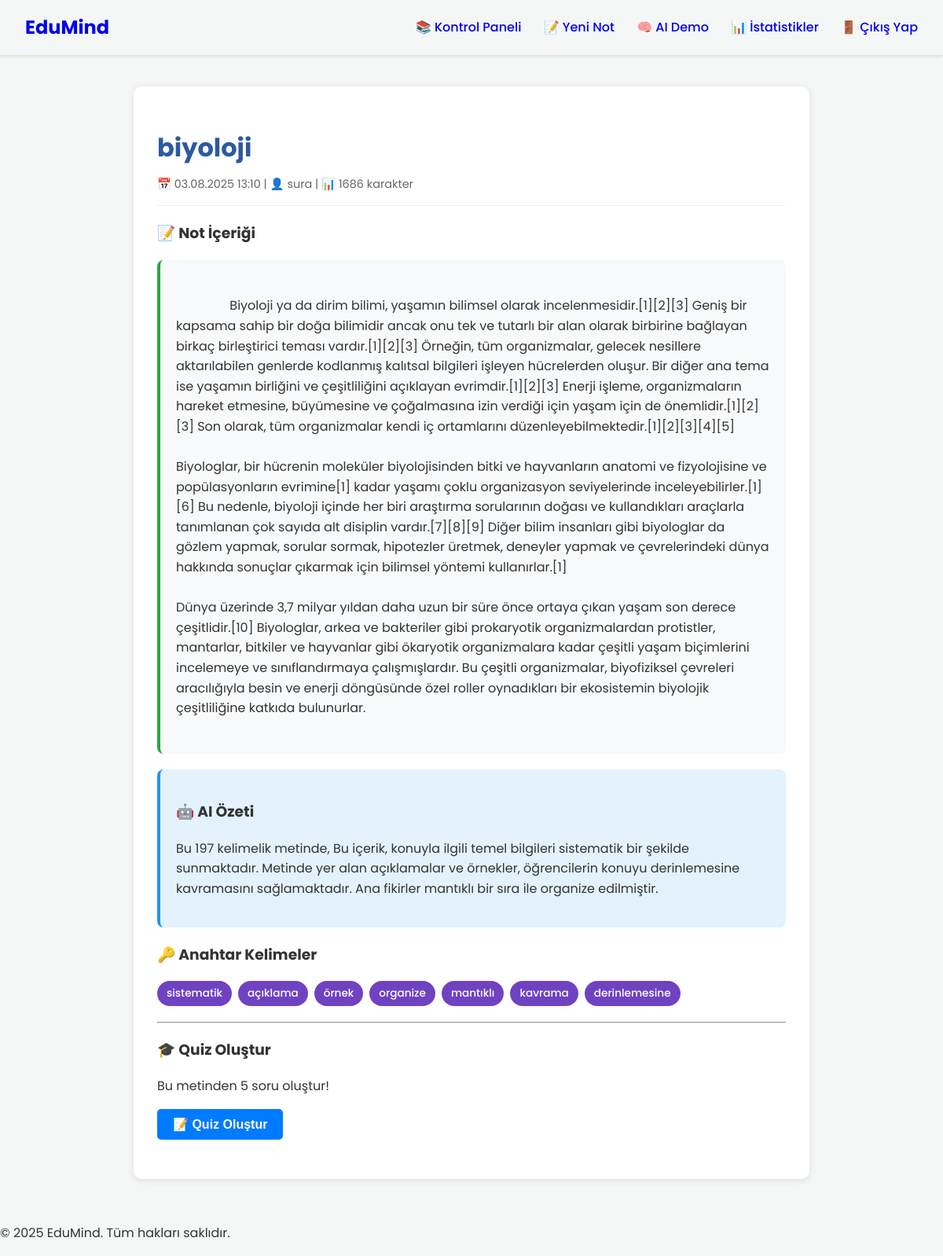
Screenshot of /note/6 (signed in) with the database file from the repository.
### app/models.py (models this page shows, shortened)
class Note(db.Model):
    id = db.Column(db.Integer, primary_key=True)
    title = db.Column(db.String(100), nullable=False)
    content = db.Column(db.Text, nullable=False)
    summary = db.Column(db.Text, nullable=True) # AI tarafından oluşturulan özet
    keywords = db.Column(db.String(200), nullable=True) # AI tarafından çıkarılan anahtar kelimeler
    date_posted = db.Column(db.DateTime, nullable=False, default=datetime.utcnow)
    user_id = db.Column(db.Integer, db.ForeignKey('user.id'), nullable=False)

class User(UserMixin, db.Model):
    id = db.Column(db.Integer, primary_key=True)
    username = db.Column(db.String(80), unique=True, nullable=False)
    email = db.Column(db.String(120), unique=True, nullable=False)
    password_hash = db.Column(db.String(256))
    age_group = db.Column(db.String(10), nullable=False) # 'child' veya 'teen'
    notes = db.relationship('Note', backref='author', lazy=True)

### app/routes.py (the view)
@main_bp.route("/note/<int:note_id>")
@login_required
def view_note(note_id):
    note = Note.query.get_or_404(note_id)
    if note.author != current_user:
        abort(403)
    return render_template('view_note.html', title=note.title, note=note)

### app/__init__.py (called while the page is built)
def create_app():
    app = Flask(__name__)
    app.config.from_object(Config)
    try:
        os.makedirs(app.instance_path)
    except OSError:
        pass
    db.init_app(app)
    login_manager.init_app(app)
    from app.routes import main_bp
    app.register_blueprint(main_bp)
    from app.models import User
    @login_manager.user_loader
    def load_user(user_id):
        return User.query.get(int(user_id))
    with app.app_context():
        db.create_all() # Veritabanı tablolarını oluştur
    return app

### app/templates/view_note.html (shortened to what this page needs)
{% extends "base.html" %}
{% block content %}
<div class="container">
    <div class="note-container">
        <div class="note-header">
            <h1>{{ note.title }}</h1>
            <div class="note-meta">
                📅 {{ note.date_posted.strftime('%d.%m.%Y %H:%M') }} |
                👤 {{ note.author.username }} |
                📊 {{ note.content|length }} karakter
            </div>
        </div>
        <div class="note-content">
            <h3>📝 Not İçeriği</h3>
            <div class="content-text">
                {{ note.content }}
            </div>
        </div>
        {% if note.summary %}
        <div class="ai-summary">
            <h3>🤖 AI Özeti</h3>
            <p>{{ note.summary }}</p>
        </div>
        {% endif %}
        {% if note.keywords %}
        <div class="ai-keywords">
            <h3>🔑 Anahtar Kelimeler</h3>
            <div class="keywords">
                {% for keyword in note.keywords.split(',') %}
                <span class="keyword">{{ keyword.strip() }}</span>
                {% endfor %}
            </div>
        </div>
        {% endif %}
        <hr>
        <h3>🎓 Quiz Oluştur</h3>
        <p>Bu metinden 5 soru oluştur!</p>
        <button id="quiz-btn" onclick="createQuiz('{{ note.id }}')" style="background: #007bff; color: white; padding: 10px 20px; border: none; border-radius: 5px; cursor: pointer;">
            📝 Quiz Oluştur
        </button>
    </div>
</div>
{% endblock %}

### app/static/css/main.css (style rules this page uses)
:root { --font-family: 'Poppins', sans-serif; }
body { font-family: var(--font-family); margin: 0; color: #333; background-color: #f4f7f6; line-height: 1.6; }
.container { max-width: 960px; margin: 2rem auto; padding: 0 1.5rem; }

### app/templates/view_note.html (style rules this page uses)
.container { max-width: 900px; margin: 0 auto; padding: 20px; }
.note-container { background: white; padding: 30px; border-radius: 10px; box-shadow: 0 2px 10px rgba(0,0,0,0.1); }
.note-header h1 { color: #2c5aa0; margin-bottom: 10px; }
.note-meta { color: #666; font-size: 0.9rem; border-bottom: 1px solid #eee; padding-bottom: 15px; margin-bottom: 20px; }
.note-content { margin: 20px 0; }
.content-text { background: #f8f9fa; padding: 20px; border-radius: 8px; border-left: 4px solid #28a745; line-height: 1.6; white-space: pre-wrap; }
.ai-summary { background: #e3f2fd; padding: 20px; border-radius: 8px; margin: 20px 0; border-left: 4px solid #2196f3; }
.ai-keywords { margin: 20px 0; }
.keywords { display: flex; flex-wrap: wrap; gap: 8px; }
.keyword { background: #6f42c1; color: white; padding: 5px 12px; border-radius: 20px; font-size: 0.85rem; font-weight: 500; }
#quiz-btn { font-size: 16px; font-weight: bold; transition: all 0.3s ease; }

### rows the page displays
Note: title "biyoloji", date_posted "03.08.2025 13:10", content "Biyoloji ya da dirim bilimi, yaşamın bilimsel olarak incelenmesidir.[1][2][3] Geniş bir kapsama sahip bir doğa bilimidir ancak onu tek ve tutarlı bir alan olarak birbirine bağlayan birkaç birleştirici teması vardır.[1][2][3] Örneğin, tüm organizmalar, gelecek nesillere aktarılabilen genlerde kodlanmış kalıtsal bilgileri işleyen hücrelerden oluşur. Bir diğer ana tema ise yaşamın birliğini ve çeşitliliğini açıklayan evrimdir.[1][2][3] Enerji işleme, organizmaların hareket etmesine, büyümesine ve çoğalmasına izin verdiği için yaşam için de önemlidir.[1][2][3] Son olarak, tüm organizmalar kendi iç ortamlarını düzenleyebilmektedir.[1][2][3][4][5] Biyologlar, bir hücrenin moleküler biyolojisinden…", summary "Bu 197 kelimelik metinde, Bu içerik, konuyla ilgili temel bilgileri sistematik bir şekilde sunmaktadır. Metinde yer alan açıklamalar ve örnekler, öğrencilerin konuyu derinlemesine kavramasını sağlamaktadır. Ana fikirler mantıklı bir sıra ile organize edilmiştir."
User: author.username "sura"

### other values shown
{{ note.content|length }} "1686"
{{ keyword.strip() }} "sistematik" "açıklama" "örnek" "organize" "mantıklı" "kavrama" "derinlemesine"
